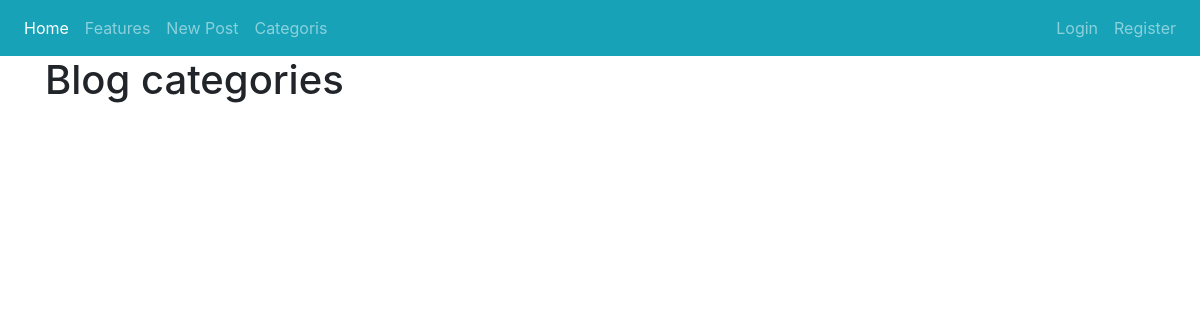
Page /category_list/ on the earlier database version.
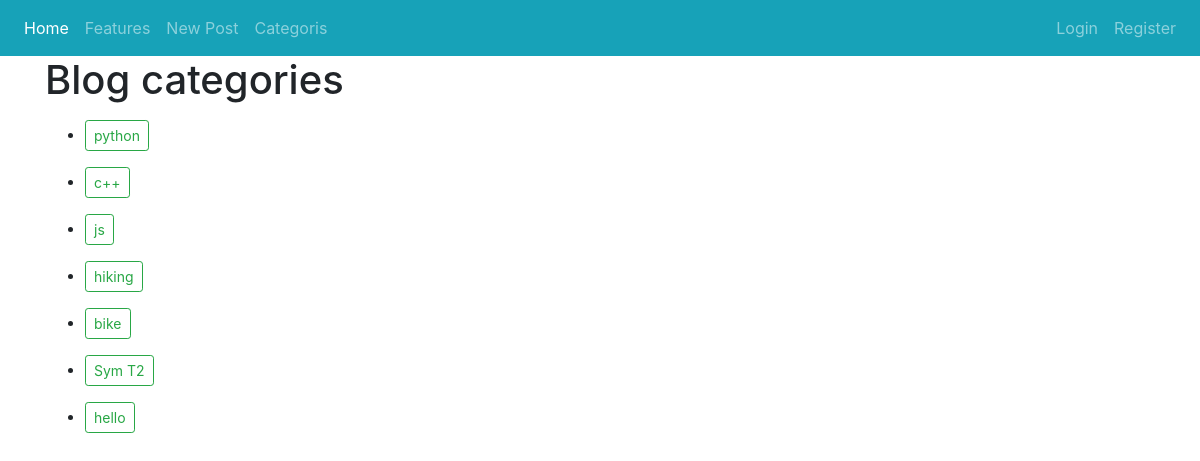
Same page on the later database version.
### blog/models.py (models this page shows, shortened)
class Category(models.Model):
	name  = models.CharField(max_length = 200)
	def __str__(self):
		return self.name

### blog/views.py (the view)
# urls.py: path('category_list/',CategoryListView, name = 'category-list'),
def CategoryListView(request):
	cat_menu_list = Category.objects.all()
	context = {
		'cat_menu_list':cat_menu_list,
	}
	return render(request, 'blog/categories_list.html',context)

### blog/templates/blog/categories_list.html (shortened to what this page needs)
{% extends 'blog/base.html' %}
{% block content %}
	<h1>Blog categories</h1>
	<ul>
		{% for item in cat_menu_list %}
			<li class="py-2">
				<a class="btn btn-sm btn-outline-success" href="{% url 'category' item %}">
				{{item}}
				</a>
			</li>
		{% endfor %}
	</ul>
{% endblock %}

Differences in the rows shown:
added Category: name "python"
added Category: name "c++"
added Category: name "js"
added Category: name "hiking"
added Category: name "bike"
added Category: name "Sym T2"
added Category: name "hello"
